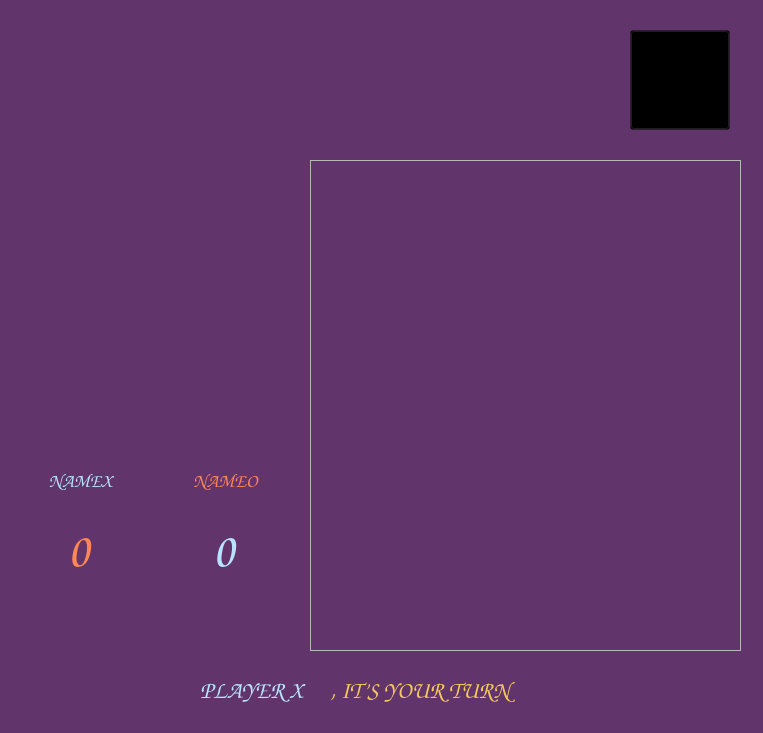
<?xml version="1.0" encoding="UTF-8"?>
<ui version="4.0">
 <class>MainWindow</class>
 <widget class="QMainWindow" name="MainWindow">
  <property name="geometry">
   <rect>
    <x>0</x>
    <y>0</y>
    <width>763</width>
    <height>733</height>
   </rect>
  </property>
  <property name="windowTitle">
   <string>MainWindow</string>
  </property>
  <widget class="QWidget" name="centralwidget">
   <widget class="QTextBrowser" name="textBrowser">
    <property name="enabled">
     <bool>false</bool>
    </property>
    <property name="geometry">
     <rect>
      <x>-20</x>
      <y>-10</y>
      <width>791</width>
      <height>781</height>
     </rect>
    </property>
    <property name="styleSheet">
     <string notr="true">background-color: rgb(97, 52, 107);</string>
    </property>
   </widget>
   <widget class="QLabel" name="title">
    <property name="geometry">
     <rect>
      <x>20</x>
      <y>160</y>
      <width>251</width>
      <height>231</height>
     </rect>
    </property>
    <property name="text">
     <string/>
    </property>
    <property name="pixmap">
     <pixmap>../reso/title.png</pixmap>
    </property>
    <property name="scaledContents">
     <bool>true</bool>
    </property>
   </widget>
   <widget class="QLabel" name="scoreboard">
    <property name="geometry">
     <rect>
      <x>-10</x>
      <y>330</y>
      <width>321</width>
      <height>321</height>
     </rect>
    </property>
    <property name="text">
     <string/>
    </property>
    <property name="pixmap">
     <pixmap>../reso/scoreboard.png</pixmap>
    </property>
    <property name="scaledContents">
     <bool>true</bool>
    </property>
   </widget>
   <widget class="QLabel" name="namex">
    <property name="geometry">
     <rect>
      <x>30</x>
      <y>460</y>
      <width>101</width>
      <height>41</height>
     </rect>
    </property>
    <property name="font">
     <font>
      <family>Comic Sans MS</family>
      <pointsize>14</pointsize>
     </font>
    </property>
    <property name="accessibleDescription">
     <string>&lt;html&gt;&lt;head/&gt;&lt;body&gt;&lt;p&gt;&lt;br/&gt;&lt;/p&gt;&lt;/body&gt;&lt;/html&gt;</string>
    </property>
    <property name="layoutDirection">
     <enum>Qt::RightToLeft</enum>
    </property>
    <property name="styleSheet">
     <string notr="true">color: #b7e3fe;

</string>
    </property>
    <property name="text">
     <string>NAMEX</string>
    </property>
    <property name="alignment">
     <set>Qt::AlignCenter</set>
    </property>
   </widget>
   <widget class="QLabel" name="nameo">
    <property name="geometry">
     <rect>
      <x>180</x>
      <y>460</y>
      <width>91</width>
      <height>41</height>
     </rect>
    </property>
    <property name="font">
     <font>
      <family>Comic Sans MS</family>
      <pointsize>14</pointsize>
     </font>
    </property>
    <property name="accessibleDescription">
     <string>&lt;html&gt;&lt;head/&gt;&lt;body&gt;&lt;p&gt;&lt;br/&gt;&lt;/p&gt;&lt;/body&gt;&lt;/html&gt;</string>
    </property>
    <property name="layoutDirection">
     <enum>Qt::RightToLeft</enum>
    </property>
    <property name="styleSheet">
     <string notr="true">color: #fd8755;

</string>
    </property>
    <property name="text">
     <string>NAMEO</string>
    </property>
    <property name="alignment">
     <set>Qt::AlignCenter</set>
    </property>
   </widget>
   <widget class="QLabel" name="excla">
    <property name="geometry">
     <rect>
      <x>110</x>
      <y>650</y>
      <width>71</width>
      <height>71</height>
     </rect>
    </property>
    <property name="text">
     <string/>
    </property>
    <property name="pixmap">
     <pixmap>../reso/excla.png</pixmap>
    </property>
    <property name="scaledContents">
     <bool>true</bool>
    </property>
   </widget>
   <widget class="QLabel" name="itsurturn">
    <property name="geometry">
     <rect>
      <x>330</x>
      <y>670</y>
      <width>301</width>
      <height>41</height>
     </rect>
    </property>
    <property name="font">
     <font>
      <family>Comic Sans MS</family>
      <pointsize>18</pointsize>
      <weight>75</weight>
      <bold>true</bold>
     </font>
    </property>
    <property name="accessibleDescription">
     <string>&lt;html&gt;&lt;head/&gt;&lt;body&gt;&lt;p&gt;&lt;br/&gt;&lt;/p&gt;&lt;/body&gt;&lt;/html&gt;</string>
    </property>
    <property name="layoutDirection">
     <enum>Qt::RightToLeft</enum>
    </property>
    <property name="styleSheet">
     <string notr="true">color: #f2c75b;

</string>
    </property>
    <property name="text">
     <string>, IT’S YOUR TURN</string>
    </property>
   </widget>
   <widget class="QLabel" name="nameturn">
    <property name="geometry">
     <rect>
      <x>200</x>
      <y>670</y>
      <width>131</width>
      <height>41</height>
     </rect>
    </property>
    <property name="font">
     <font>
      <family>Comic Sans MS</family>
      <pointsize>18</pointsize>
      <weight>75</weight>
      <bold>true</bold>
     </font>
    </property>
    <property name="contextMenuPolicy">
     <enum>Qt::PreventContextMenu</enum>
    </property>
    <property name="accessibleDescription">
     <string>&lt;html&gt;&lt;head/&gt;&lt;body&gt;&lt;p&gt;&lt;br/&gt;&lt;/p&gt;&lt;/body&gt;&lt;/html&gt;</string>
    </property>
    <property name="layoutDirection">
     <enum>Qt::RightToLeft</enum>
    </property>
    <property name="styleSheet">
     <string notr="true">color: #b7e3fe;

</string>
    </property>
    <property name="text">
     <string>PLAYER X</string>
    </property>
   </widget>
   <widget class="QLabel" name="scorex">
    <property name="geometry">
     <rect>
      <x>40</x>
      <y>515</y>
      <width>77</width>
      <height>71</height>
     </rect>
    </property>
    <property name="font">
     <font>
      <family>Comic Sans MS</family>
      <pointsize>36</pointsize>
      <weight>75</weight>
      <bold>true</bold>
     </font>
    </property>
    <property name="contextMenuPolicy">
     <enum>Qt::PreventContextMenu</enum>
    </property>
    <property name="accessibleDescription">
     <string>&lt;html&gt;&lt;head/&gt;&lt;body&gt;&lt;p&gt;&lt;br/&gt;&lt;/p&gt;&lt;/body&gt;&lt;/html&gt;</string>
    </property>
    <property name="layoutDirection">
     <enum>Qt::RightToLeft</enum>
    </property>
    <property name="styleSheet">
     <string notr="true">color: #fd8755;

</string>
    </property>
    <property name="text">
     <string>0</string>
    </property>
    <property name="alignment">
     <set>Qt::AlignCenter</set>
    </property>
   </widget>
   <widget class="QLabel" name="scoreo">
    <property name="geometry">
     <rect>
      <x>185</x>
      <y>515</y>
      <width>77</width>
      <height>71</height>
     </rect>
    </property>
    <property name="font">
     <font>
      <family>Comic Sans MS</family>
      <pointsize>36</pointsize>
      <weight>75</weight>
      <bold>true</bold>
     </font>
    </property>
    <property name="contextMenuPolicy">
     <enum>Qt::PreventContextMenu</enum>
    </property>
    <property name="accessibleDescription">
     <string>&lt;html&gt;&lt;head/&gt;&lt;body&gt;&lt;p&gt;&lt;br/&gt;&lt;/p&gt;&lt;/body&gt;&lt;/html&gt;</string>
    </property>
    <property name="layoutDirection">
     <enum>Qt::RightToLeft</enum>
    </property>
    <property name="styleSheet">
     <string notr="true">color: #b7e3fe;

</string>
    </property>
    <property name="text">
     <string>0</string>
    </property>
    <property name="alignment">
     <set>Qt::AlignCenter</set>
    </property>
   </widget>
   <widget class="QPushButton" name="volume">
    <property name="geometry">
     <rect>
      <x>30</x>
      <y>30</y>
      <width>100</width>
      <height>100</height>
     </rect>
    </property>
    <property name="styleSheet">
     <string notr="true"> border-radius: 50px; 
border-color: rgb(242, 200, 92);</string>
    </property>
    <property name="text">
     <string/>
    </property>
    <property name="icon">
     <iconset>
      <normaloff>../reso/unmutee.png</normaloff>../reso/unmutee.png</iconset>
    </property>
    <property name="iconSize">
     <size>
      <width>100</width>
      <height>100</height>
     </size>
    </property>
   </widget>
   <widget class="QPushButton" name="settings">
    <property name="geometry">
     <rect>
      <x>630</x>
      <y>30</y>
      <width>100</width>
      <height>100</height>
     </rect>
    </property>
    <property name="styleSheet">
     <string notr="true">background-color:transparent;</string>
    </property>
    <property name="text">
     <string/>
    </property>
    <property name="icon">
     <iconset>
      <normaloff>../reso/settings.png</normaloff>../reso/settings.png</iconset>
    </property>
    <property name="iconSize">
     <size>
      <width>100</width>
      <height>100</height>
     </size>
    </property>
   </widget>
   <widget class="QFrame" name="game_frame">
    <property name="geometry">
     <rect>
      <x>310</x>
      <y>160</y>
      <width>431</width>
      <height>491</height>
     </rect>
    </property>
    <property name="styleSheet">
     <string notr="true"/>
    </property>
    <property name="frameShape">
     <enum>QFrame::StyledPanel</enum>
    </property>
    <property name="frameShadow">
     <enum>QFrame::Raised</enum>
    </property>
   </widget>
  </widget>
 </widget>
 <resources/>
 <connections/>
</ui>
